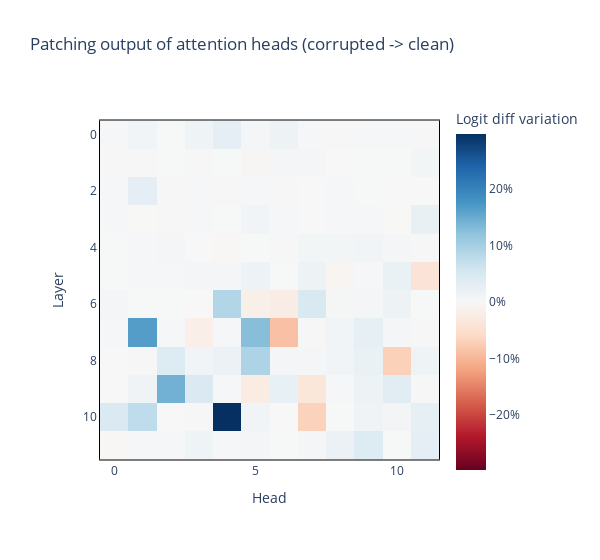

This figure's notebook cell:
### Code cell
imshow_p(
    results['z'] * 100,
    title="Patching output of attention heads (corrupted -> clean)",
    labels={"x": "Head", "y": "Layer", "color": "Logit diff variation"},
    coloraxis=dict(colorbar_ticksuffix = "%"),
    border=True,
    width=600,
    margin={"r": 100, "l": 100}
)

### Figure 1 — Plotly figure (JSON) as saved in the notebook; plotly's stock layout.template omitted (floating-point values rounded to 4 significant figures; data arrays with more than 128 entries replaced by an {"elided": "..."} marker saying what was removed)
{"data": [{"coloraxis": "coloraxis", "hovertemplate": "Head: %{x}<br>Layer: %{y}<br>Logit diff variation: %{z}<extra></extra>", "name": "0", "type": "heatmap", "xaxis": "x", "yaxis": "y", "z": {"elided": "12x12 float values"}}], "layout": {"coloraxis": {"cmid": 0, "colorbar": {"ticksuffix": "%", "title": {"text": "Logit diff variation"}}, "colorscale": [[0, "rgb(103,0,31)"], [0.1, "rgb(178,24,43)"], [0.2, "rgb(214,96,77)"], [0.3, "rgb(244,165,130)"], [0.4, "rgb(253,219,199)"], [0.5, "rgb(247,247,247)"], [0.6, "rgb(209,229,240)"], [0.7, "rgb(146,197,222)"], [0.8, "rgb(67,147,195)"], [0.9, "rgb(33,102,172)"], [1, "rgb(5,48,97)"]]}, "margin": {"l": 100, "r": 100}, "title": {"text": "Patching output of attention heads (corrupted -> clean)"}, "width": 600, "xaxis": {"anchor": "y", "constrain": "domain", "domain": [0, 1], "linecolor": "black", "linewidth": 1, "mirror": true, "scaleanchor": "y", "showline": true, "title": {"text": "Head"}}, "yaxis": {"anchor": "x", "autorange": "reversed", "constrain": "domain", "domain": [0, 1], "linecolor": "black", "linewidth": 1, "mirror": true, "showline": true, "title": {"text": "Layer"}}}}
